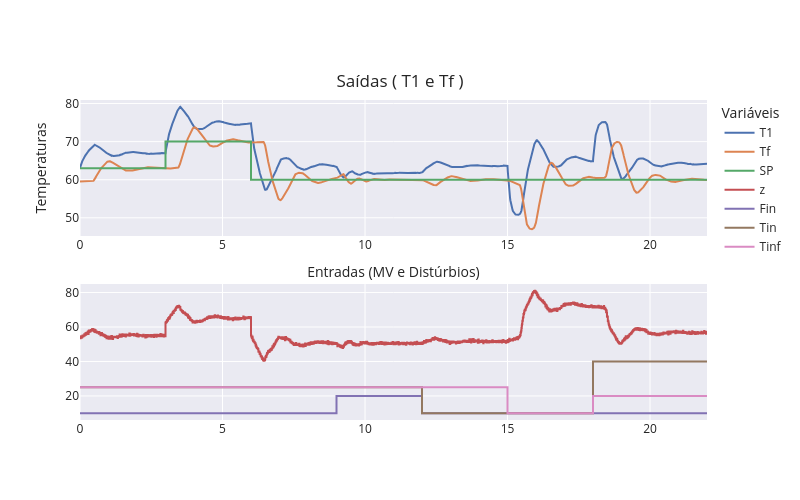
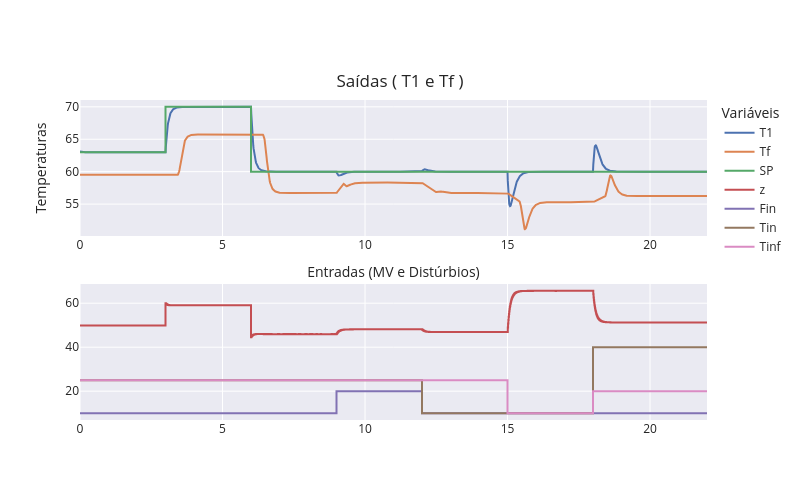
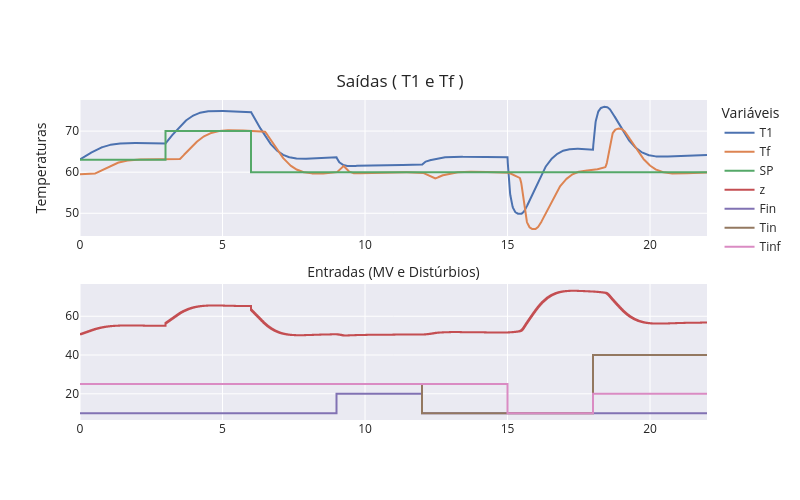

These figures' notebook cell, in order:
### Markdown cell above
# Projeto e Sintonia dos Controladores SISO ($T_1$ e $T_f$)

Para o ajuste dos controladores PID individuais, utilizou-se o **Método Vapt Vupt**, uma variação pragmática e simplificada do método **SIMC (Skogestad Internal Model Control)**. Este método baseia-se nos parâmetros do modelo de primeira ordem com tempo morto (FOPTD) obtidos na etapa de identificação.

## 1. Fundamentação Matemática

As equações base para o cálculo dos parâmetros do controlador são:

- **Ganho do Controlador ($K_c$):**
    
    $$K_c = \frac{1}{K_p} \cdot \left( \frac{\tau}{\tau_c + \theta} \right)$$
    
- **Tempo Integral ($T_i$):**
    
    $$T_i = \min(\tau, 4(\tau_c + \theta))$$
    
- **Parâmetro de Agressividade ($\tau_c$):** Define a velocidade da resposta em malha fechada.
    
    - Resposta Rápida: $\tau_c = \frac{1}{3}(\tau + \theta)$
        
    - Resposta Suave: $\tau_c = (\tau + \theta)$
        

---

## 2. Memorial de Cálculo

### A) Malha do Tanque ($T_1$) - [Ref. Exercício 1.1.1]

Esta malha controla a temperatura interna do tanque, que possui resposta rápida e ausência de atraso de transporte significativo.

- **Dados FOPTD:** $K_p = 0.7619$, $\tau = 0.0954$, $\theta = 0.0000$.
    
- **Estratégia:** Adotou-se uma sintonia suave para evitar desgaste excessivo do atuador, escolhendo $\tau_c = \tau = 0.0954$.
    
- **Cálculo $K_c$:**
    
    $$K_c = \frac{1}{0.7619} \cdot \left( \frac{0.0954}{0.0954 + 0} \right) = \mathbf{1.312}$$
    
- **Cálculo $T_i$:** Como $\theta=0$, o tempo integral anula o polo da planta:
    
    $$T_i = \tau = \mathbf{0.0954 \text{ min}}$$
    

### B) Malha da Tubulação ($T_f$) - [Ref. Exercício 1.1.2]

Esta malha controla a temperatura na extremidade da tubulação, enfrentando um atraso de transporte dominante (tempo morto massivo).

- **Dados FOPTD:** $K_p = 0.6901$, $\tau = 0.1174$, $\theta = 0.4896$.
    
- **Estratégia:** Em sistemas onde $\theta > \tau$ (atraso dominante), a estabilidade exige que a agressividade seja limitada pelo tempo morto. Adotou-se $\tau_c = \theta = 0.4896$.
    
- **Cálculo $K_c$:**
    
    $$K_c = \frac{1}{0.6901} \cdot \left( \frac{0.1174}{0.4896 + 0.4896} \right) = 1.449 \cdot 0.1199 = \mathbf{0.173}$$
    
- **Cálculo $T_i$:** Aplicação da regra de restrição para evitar _windup_ e lentidão excessiva:
    
    $$T_i = \min(0.1174, 4(0.4896 + 0.4896)) \implies \min(0.1174, 3.91) = \mathbf{0.1174 \text{ min}}$$
    

---

Este ajuste evidencia que a malha $T_f$ exige um ganho significativamente menor para manter a estabilidade operacional frente ao atraso de 50 metros de tubulação, justificando a necessidade de uma estratégia em cascata para melhorar o desempenho regulatório.

### Code cell
TU =np.array(
[    # Time,   SP ,  Fin , Tin, Tinf
      [  0 ,  63 ,  10  ,  25, 25  ],
      [  3,  70 ,  10  ,  25, 25  ],
      [  6 ,  60 ,  10  ,  25, 25  ],
      [  9 ,  60 ,  20  ,  25, 25  ],
      [  12 ,  60 ,  10  ,  10, 25  ],
      [  15 ,  60 ,  10  ,  10, 10  ],
      [  18,   60,   10  ,  40, 20  ],
      [  22,   60,   10  ,  40, 20  ],
])        
print("A executar Simulação SISO SEara o Tanque (T1) e Tubulação (Tf)...")
Simulacao_MF (TanqueAquecimentoTubulacao, T0, TU, CV =-1, Kp=1,Ti=0.3,Td=0.1,b=1,
              Ruido = 0.05, U_bias=50, dt=0.01, Plotly = True );

print("A executar Simulação SISO para o Tanque (T1)...")
TT_1, YY_1, UU_1 = Simulacao_MF(
    TanqueAquecimentoTubulacao, 
    T0, 
    TU, 
    CV=0,             # Índice 0 aponta para a temperatura no tanque (T1)
    Kp=(1/Kp_1)*(tau_1/(tau_1+theta_1)) ,#1.312
    Ti=min(tau_1, 4 * (tau_1 + theta_1)) ,  #0.0954 
    Td=0.0, 
    b=1.0, 
    Ruido=0.005, 
    U_bias=50, 
    dt=0.01, 
    Plotly=True 
)


print("A executar Simulação SISO para a Tubulação (Tf)...")
TT_f, YY_f, UU_f = Simulacao_MF(
    TanqueAquecimentoTubulacao, 
    T0, 
    TU, 
    CV=-1,            # Índice -1 aponta para a temperatura na extremidade da tubulação (Tf)
    Kp=(1/Kp_f)*(tau_f/(theta_f+theta_f)) , #0.173 
    Ti=min(tau_f, 4 * (tau_f + theta_f)) ,  #0.1174 
    Td=0.0, 
    b=1.0, 
    Ruido=0.005, 
    U_bias=50, 
    dt=0.01, 
    Plotly=True 
)

### Figure 1 — Plotly figure (JSON) as saved in the notebook; plotly's stock layout.template omitted (floating-point values rounded to 4 significant figures; data arrays with more than 128 entries replaced by an {"elided": "..."} marker saying what was removed)
{"data": [{"name": "T1", "type": "scatter", "x": {"elided": "2201 float values"}, "xaxis": "x", "y": {"elided": "2201 float values"}, "yaxis": "y"}, {"name": "Tf", "type": "scatter", "x": {"elided": "2201 float values"}, "xaxis": "x", "y": {"elided": "2201 float values"}, "yaxis": "y"}, {"line": {"shape": "hv"}, "name": "SP", "type": "scatter", "x": {"elided": "2201 float values"}, "xaxis": "x", "y": {"elided": "2201 float values"}, "yaxis": "y"}, {"line": {"shape": "hv"}, "name": "z", "type": "scatter", "x": {"elided": "2201 float values"}, "xaxis": "x2", "y": {"elided": "2201 float values"}, "yaxis": "y2"}, {"line": {"shape": "hv"}, "name": "Fin", "type": "scatter", "x": {"elided": "2201 float values"}, "xaxis": "x2", "y": {"elided": "2201 float values"}, "yaxis": "y2"}, {"line": {"shape": "hv"}, "name": "Tin", "type": "scatter", "x": {"elided": "2201 float values"}, "xaxis": "x2", "y": {"elided": "2201 float values"}, "yaxis": "y2"}, {"line": {"shape": "hv"}, "name": "Tinf", "type": "scatter", "x": {"elided": "2201 float values"}, "xaxis": "x2", "y": {"elided": "2201 float values"}, "yaxis": "y2"}], "layout": {"height": 500, "legend": {"title": {"text": "Variáveis"}}, "title": {"text": "Saídas ( T1 e Tf )", "x": 0.5, "xanchor": "center", "y": 0.85, "yanchor": "top"}, "width": 800, "xaxis": {"anchor": "y", "domain": [0, 1], "matches": "x", "title": {"text": "Entradas (MV e Distúrbios)"}}, "xaxis2": {"anchor": "y2", "domain": [0, 1], "matches": "x"}, "yaxis": {"anchor": "x", "domain": [0.575, 1], "title": {"text": "Temperaturas"}}, "yaxis2": {"anchor": "x2", "domain": [0, 0.425]}}}

### Figure 2 — Plotly figure (JSON) as saved in the notebook; plotly's stock layout.template omitted (floating-point values rounded to 4 significant figures; data arrays with more than 128 entries replaced by an {"elided": "..."} marker saying what was removed)
{"data": [{"name": "T1", "type": "scatter", "x": {"elided": "2201 float values"}, "xaxis": "x", "y": {"elided": "2201 float values"}, "yaxis": "y"}, {"name": "Tf", "type": "scatter", "x": {"elided": "2201 float values"}, "xaxis": "x", "y": {"elided": "2201 float values"}, "yaxis": "y"}, {"line": {"shape": "hv"}, "name": "SP", "type": "scatter", "x": {"elided": "2201 float values"}, "xaxis": "x", "y": {"elided": "2201 float values"}, "yaxis": "y"}, {"line": {"shape": "hv"}, "name": "z", "type": "scatter", "x": {"elided": "2201 float values"}, "xaxis": "x2", "y": {"elided": "2201 float values"}, "yaxis": "y2"}, {"line": {"shape": "hv"}, "name": "Fin", "type": "scatter", "x": {"elided": "2201 float values"}, "xaxis": "x2", "y": {"elided": "2201 float values"}, "yaxis": "y2"}, {"line": {"shape": "hv"}, "name": "Tin", "type": "scatter", "x": {"elided": "2201 float values"}, "xaxis": "x2", "y": {"elided": "2201 float values"}, "yaxis": "y2"}, {"line": {"shape": "hv"}, "name": "Tinf", "type": "scatter", "x": {"elided": "2201 float values"}, "xaxis": "x2", "y": {"elided": "2201 float values"}, "yaxis": "y2"}], "layout": {"height": 500, "legend": {"title": {"text": "Variáveis"}}, "title": {"text": "Saídas ( T1 e Tf )", "x": 0.5, "xanchor": "center", "y": 0.85, "yanchor": "top"}, "width": 800, "xaxis": {"anchor": "y", "domain": [0, 1], "matches": "x", "title": {"text": "Entradas (MV e Distúrbios)"}}, "xaxis2": {"anchor": "y2", "domain": [0, 1], "matches": "x"}, "yaxis": {"anchor": "x", "domain": [0.575, 1], "title": {"text": "Temperaturas"}}, "yaxis2": {"anchor": "x2", "domain": [0, 0.425]}}}

### Figure 3 — Plotly figure (JSON) as saved in the notebook; plotly's stock layout.template omitted (floating-point values rounded to 4 significant figures; data arrays with more than 128 entries replaced by an {"elided": "..."} marker saying what was removed)
{"data": [{"name": "T1", "type": "scatter", "x": {"elided": "2201 float values"}, "xaxis": "x", "y": {"elided": "2201 float values"}, "yaxis": "y"}, {"name": "Tf", "type": "scatter", "x": {"elided": "2201 float values"}, "xaxis": "x", "y": {"elided": "2201 float values"}, "yaxis": "y"}, {"line": {"shape": "hv"}, "name": "SP", "type": "scatter", "x": {"elided": "2201 float values"}, "xaxis": "x", "y": {"elided": "2201 float values"}, "yaxis": "y"}, {"line": {"shape": "hv"}, "name": "z", "type": "scatter", "x": {"elided": "2201 float values"}, "xaxis": "x2", "y": {"elided": "2201 float values"}, "yaxis": "y2"}, {"line": {"shape": "hv"}, "name": "Fin", "type": "scatter", "x": {"elided": "2201 float values"}, "xaxis": "x2", "y": {"elided": "2201 float values"}, "yaxis": "y2"}, {"line": {"shape": "hv"}, "name": "Tin", "type": "scatter", "x": {"elided": "2201 float values"}, "xaxis": "x2", "y": {"elided": "2201 float values"}, "yaxis": "y2"}, {"line": {"shape": "hv"}, "name": "Tinf", "type": "scatter", "x": {"elided": "2201 float values"}, "xaxis": "x2", "y": {"elided": "2201 float values"}, "yaxis": "y2"}], "layout": {"height": 500, "legend": {"title": {"text": "Variáveis"}}, "title": {"text": "Saídas ( T1 e Tf )", "x": 0.5, "xanchor": "center", "y": 0.85, "yanchor": "top"}, "width": 800, "xaxis": {"anchor": "y", "domain": [0, 1], "matches": "x", "title": {"text": "Entradas (MV e Distúrbios)"}}, "xaxis2": {"anchor": "y2", "domain": [0, 1], "matches": "x"}, "yaxis": {"anchor": "x", "domain": [0.575, 1], "title": {"text": "Temperaturas"}}, "yaxis2": {"anchor": "x2", "domain": [0, 0.425]}}}
